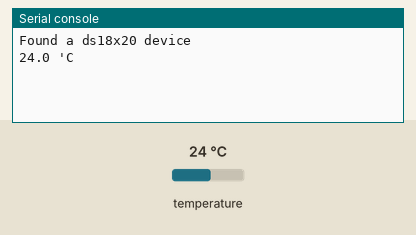
A program run on a simulated MicroPython board. Shown: the last lines printed to the serial console. The test bench sets the inputs (shaded band); at power-on: temperature 24 °C.

Above: at 1.2 s.
1.3 s: temperature set to 12 °C
At 3.1 s:
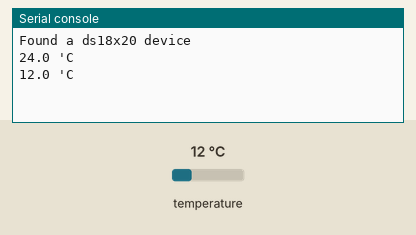
3.7 s: temperature set to 19 °C
At 5.4 s:
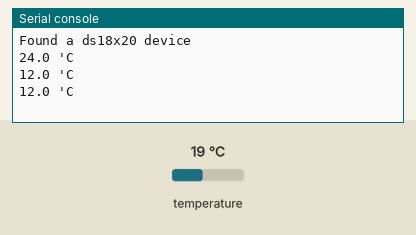
Timing chart, 0 to 6.9 s (numbered marks = the images above; inputs shaded):
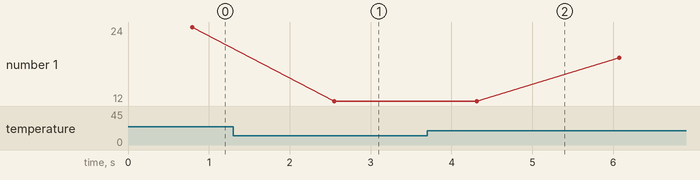

The program:

Temp__1_.py
```python
import machine, onewire, ds18x20, time

ds_pin = machine.Pin(16)
ds_sensor = ds18x20.DS18X20(onewire.OneWire(ds_pin))

roms = ds_sensor.scan()
print('Found a ds18x20 device')

while True:
  ds_sensor.convert_temp()
  time.sleep_ms(750)
  for rom in roms:
    tnum = round (ds_sensor.read_temp(rom),1)
    print(tnum, "'C")
  time.sleep(1)
```

Measured:
- after the input at 1.3 s, the serial console: prints a new line after 1.3 s (image 1)
- plotted number 1: 24 → 12 after the input at 1.3 s, 12 → 19 after the input at 3.7 s
